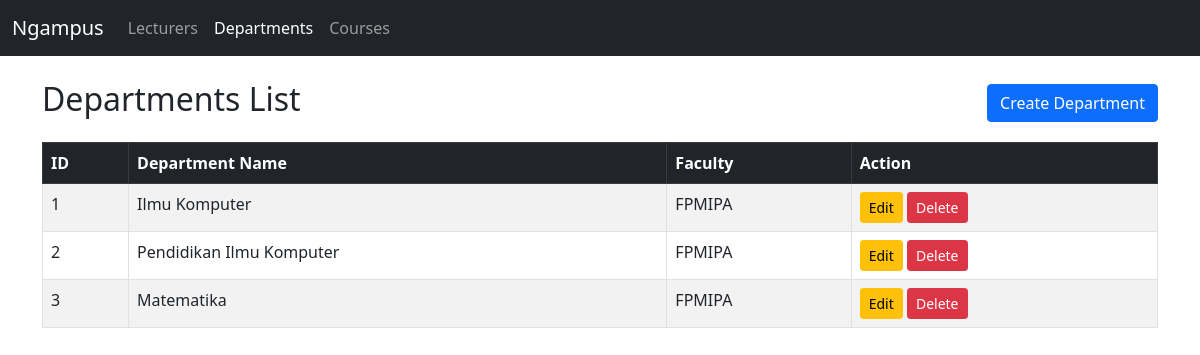
The app's page /Code/public/departments with its own data.
### tables this page shows
CREATE TABLE departments (
    id INT AUTO_INCREMENT PRIMARY KEY,
    department_name VARCHAR(100) NOT NULL,
    faculty VARCHAR(100) NOT NULL
);

### Code/app/controllers/DepartmentController.php (called while the page is built, shortened)
<?php
require_once __DIR__ . "/../models/Department.php";
class DepartmentController {
    public function index() {
        $departmentModel = new Department();
        $data = $departmentModel->getAll();
        include "../app/views/departments/index.php";
    }
}

### Code/app/core/Database.php (called while the page is built, shortened)
<?php
class Database {
    private $host = "localhost";
    private $user = "root";
    private $pass = "";
    private $db   = "db_academic";
    protected $conn;
    public function __construct() {
        $this->conn = mysqli_connect($this->host, $this->user, $this->pass, $this->db);
        mysqli_set_charset($this->conn, "utf8mb4");
    }
    public function fetchAll($query, $params = []) {
        if (empty($params)) {
            $result = mysqli_query($this->conn, $query);
            return mysqli_fetch_all($result, MYSQLI_ASSOC);
        }
        $stmt = mysqli_prepare($this->conn, $query);
        $types = "";
        mysqli_stmt_bind_param($stmt, $types, ...$params);
        mysqli_stmt_execute($stmt);
        $result = mysqli_stmt_get_result($stmt);
        $data = $result ? mysqli_fetch_all($result, MYSQLI_ASSOC) : [];
        return $data;
    }
}

### Code/app/models/Department.php (called while the page is built, shortened)
<?php
require_once __DIR__ . "/../core/Database.php";
class Department extends Database {
    public function getAll() {
        return $this->fetchAll("SELECT * FROM departments ORDER BY id ASC");
    }
}

### Code/app/views/departments/index.php (the view, shortened to what this page needs)
<!DOCTYPE html>
<html>
<head>
    <link rel="stylesheet" href="<?= BASEURL ?>assets/bootstrap.min.css">
</head>
<body>
<nav class="navbar navbar-expand-lg navbar-dark bg-dark">
    <div class="container-fluid">
        <a class="navbar-brand" href="<?= BASEURL ?>lecturers">Ngampus</a>
        <div class="collapse navbar-collapse" id="navbarNav">
            <ul class="navbar-nav">
                <li class="nav-item"><a class="nav-link" href="<?= BASEURL ?>lecturers">Lecturers</a></li>
                <li class="nav-item"><a class="nav-link active" href="<?= BASEURL ?>departments">Departments</a></li>
                <li class="nav-item"><a class="nav-link" href="<?= BASEURL ?>courses">Courses</a></li>
            </ul>
        </div>
    </div>
</nav>
<div class="container mt-4">
    <div class="d-flex justify-content-between align-items-center mb-3">
        <h2>Departments List</h2>
        <a href="<?= BASEURL ?>departments/create" class="btn btn-primary">Create Department</a>
    </div>
    <table class="table table-bordered table-striped">
        <thead class="table-dark">
        <tr>
            <th>ID</th>
            <th>Department Name</th>
            <th>Faculty</th>
            <th>Action</th>
        </tr>
        </thead>
        <tbody>
        <?php if (!empty($data)): ?>
            <?php foreach ($data as $d): ?>
                <tr>
                    <td><?= $d['id'] ?></td>
                    <td><?= htmlspecialchars($d['department_name']) ?></td>
                    <td><?= htmlspecialchars($d['faculty']) ?></td>
                    <td>
                        <a class="btn btn-warning btn-sm" href="<?= BASEURL ?>departments/edit/<?= $d['id'] ?>">Edit</a>
                        <a class="btn btn-danger btn-sm" href="<?= BASEURL ?>departments/delete/<?= $d['id'] ?>"
                            onclick="return confirm('Apakah Anda yakin ingin menghapus data departemen ini?')">
                            Delete
                        </a>
                    </td>
                </tr>
            <?php endforeach; ?>
        <?php else: ?>
            <tr><td colspan="4" class="text-center">Belum ada data departemen</td></tr>
        <?php endif; ?>
        </tbody>
    </table>
</div>
</body>
</html>

### records on screen
departments: id "1", department_name "Ilmu Komputer", faculty "FPMIPA"
departments: id "2", department_name "Pendidikan Ilmu Komputer", faculty "FPMIPA"
departments: id "3", department_name "Matematika", faculty "FPMIPA"
